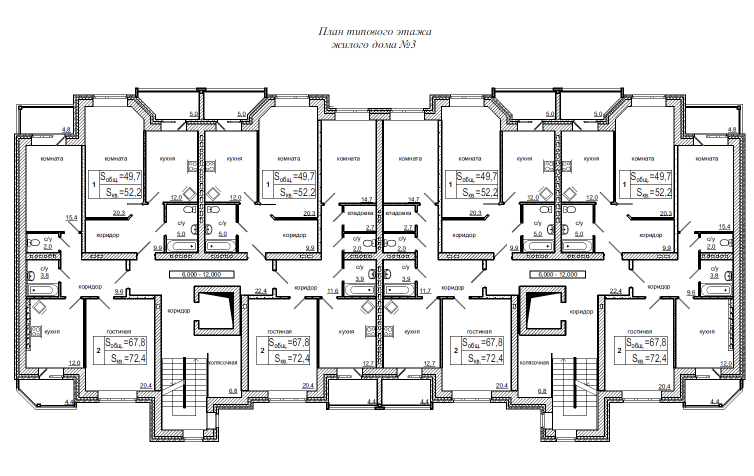
#> input picture media/images/1.png, 1508 x 951 px, found by its file name (shown at 1/2 size)
$ python make-graph-morphology.py
#> lines starting #> are read from the running program, lines starting #| are printed output that depends on the picture; after the words box and inside, x2 and y2 are one past the last pixel; in counts of white or black regions, pixels touching at a corner belong together
#> further down, img_col is the input picture: shape (951, 1508, 3); mean B, G, R 228.7, 228.6, 228.6
### floorplan/logic/graph.py
class Vertice:
    def __init__(self, id, x, y):
        self.id = id
        self.x = x
        self.y = y
        self.active = True


class Edge:
    def __init__(self, from_id, to_id):
        self.from_id = from_id
        self.to_id = to_id


class Graph:
    def __init__(self, vertices):
        self.vertices = vertices
        self.edges = list()

    def add_edge(self, from_id, to_id):
        self.edges.append(Edge(from_id, to_id))

### floorplan/logic/make-graph-morphology.py
#!/bin/python3

from __future__ import print_function
import cv2
import numpy as np
import argparse
import imutils
from graph import *
import math
import numpy as np

from skimage import morphology


# [30 lines left out: function image_resize, not called in this run]


def create_walls_img(src_img):
    img = src_img

    img = cv2.bitwise_not(img)

    kernel = np.ones((5, 5), np.uint8)

    (thresh, img) = cv2.threshold(img, 128, 255, cv2.THRESH_BINARY | cv2.THRESH_OTSU)
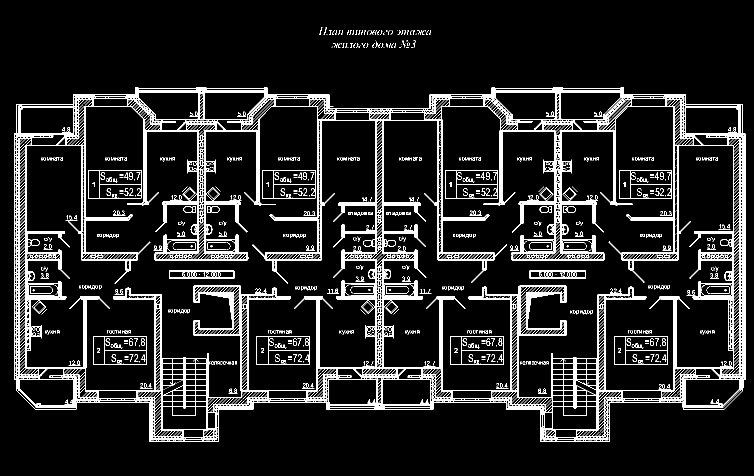
#> img: shape (951, 1508) (shown at 1/2 size); 10.2% white; 1067 white regions (804 under 20 px), largest, box (x1, y1, x2, y2) and area: (28, 175, 1491, 884) 126075, (338, 541, 469, 557) 571, (176, 340, 283, 397) 501
#> thresh = 120

    # kernel = np.ones((7,7),np.uint8)
    # kernel = np.array([[5, -5, 5], [-5, 20, -5], [5, -5, 5]], np.uint8)

    img = cv2.morphologyEx(img, cv2.MORPH_OPEN, kernel)
#> img: shape (951, 1508); 1.1% white; 53 white regions, largest, box (x1, y1, x2, y2) and area: (166, 597, 173, 737) 979, (633, 592, 644, 737) 875, (513, 260, 519, 404) 864

    kernel = np.ones((5, 5), np.uint8)
    img = cv2.dilate(img, kernel, iterations=1)
#> img: shape (951, 1508); 1.9% white; 48 white regions, largest, box (x1, y1, x2, y2) and area: (158, 591, 175, 739) 1649, (631, 590, 646, 739) 1515, (511, 258, 521, 406) 1480

    imglab = morphology.label(img)
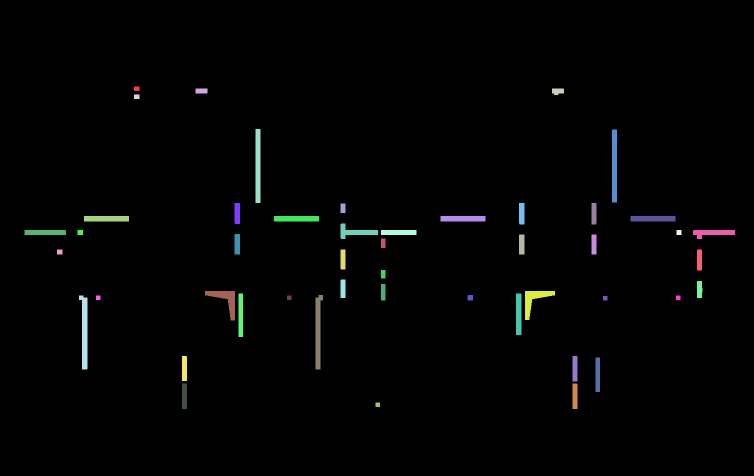
#> imglab: shape (951, 1508) int64 (shown at 1/2 size); 49 distinct labels, from 0 to 48; one colour per label, 0 black
    cleaned = morphology.remove_small_objects(imglab, min_size=256, connectivity=2)
#> cleaned: shape (951, 1508) int64; 34 distinct labels, from 0 to 47

    img3 = np.zeros((cleaned.shape))  # create array of size cleaned
    img3[cleaned > 0] = 255
    img3 = np.uint8(img3)

    return img3


def draw_graph(img, g, color):
    for i in range(len(g.vertices)):
        if (g.vertices[i].active == True):
            cv2.circle(img, (g.vertices[i].x, g.vertices[i].y), 3, color, -1, 8)

    for edge in g.edges:
        cv2.line(img,
                 (g.vertices[edge.from_id].x, g.vertices[edge.from_id].y),
                 (g.vertices[edge.to_id].x, g.vertices[edge.to_id].y),
                 color,
                 1,
                 8)


def connect_graph(g, max_dist):
    for i in range(0, len(g.vertices)):
        for j in range(0, len(g.vertices)):
            x1 = g.vertices[i].x
            y1 = g.vertices[i].y
            x2 = g.vertices[j].x
            y2 = g.vertices[j].y

            # print(math.sqrt((x1 - x2)**2 + (y1 - y2)**2))
            if (math.sqrt((x1 - x2) ** 2 + (y1 - y2) ** 2) < max_dist):
                g.add_edge(i, j)


def pixel_crosses_line(img, x1, y1, x2, y2):
    dx = abs(x1 - x2)
    dy = abs(y1 - y2)
    img_height = img.shape[0]
    img_width = img.shape[1]
    t_space = np.linspace(0.0, 1.0, num=2 * max(dx, dy))  # Just in case

    for t in t_space:
        x = t * (x2 - x1) + x1
        y = t * (y2 - y1) + y1
        # print(int(x), int(y))
        # print(img[int(y), int(x)])

        if (round(x) < img_width and round(y) < img_height and img[int(round(y)), int(round(x))] != 0):
            return True

    return False


def cut_off_edges(img, g):
    new_edges = list()

    for edge in g.edges:
        x1 = g.vertices[edge.from_id].x
        y1 = g.vertices[edge.from_id].y
        x2 = g.vertices[edge.to_id].x
        y2 = g.vertices[edge.to_id].y

        if (pixel_crosses_line(img, x1, y1, x2, y2) == False):
            new_edges.append(Edge(edge.from_id, edge.to_id))
            # pass

    g.edges = new_edges


class Point:
    def __init__(self, x, y):
        self.x = x
        self.y = y


def ccw(A, B, C):
    return (C.y - A.y) * (B.x - A.x) > (B.y - A.y) * (C.x - A.x)


def line_segs_intersect(A, B, C, D):
    return ccw(A, C, D) != ccw(B, C, D) and ccw(A, B, C) != ccw(A, B, D)


# [20 lines left out: functions edge_crosses_line, cut_off_edged_with_lines, not called in this run]


def is_vert_free(vert_id, g):
    for edge in g.edges:

        # print(edge.from_id, edge.to_id)
        if (edge.from_id != edge.to_id and (edge.from_id == vert_id or edge.to_id == vert_id)):
            return False

    return True


def remove_free_vertices(g):
    for i in range(len(g.vertices)):
        if (is_vert_free(i, g)):
            # print (1)
            g.vertices[i].active = False

    return g


img = cv2.imread('../res/scaled/1.png', cv2.IMREAD_GRAYSCALE)
img_col = cv2.imread('../res/scaled/1.png', cv2.IMREAD_COLOR)

# img = image_resize(img, width=1200)
# img_col = image_resize(img_col, width=1200)

walls_img = create_walls_img(img)
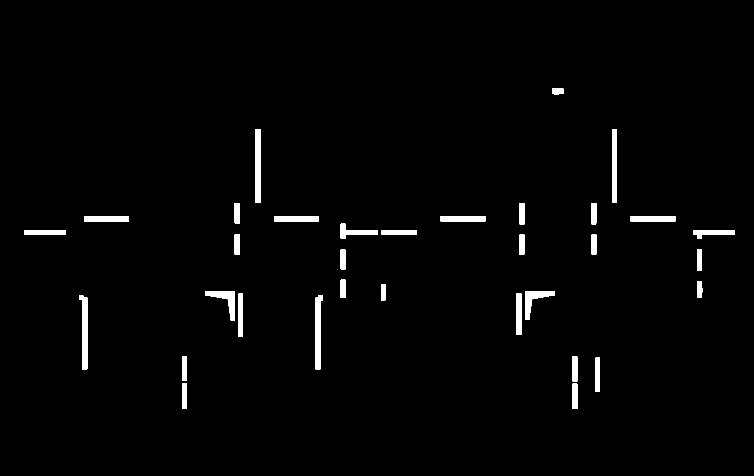
#> walls_img: shape (951, 1508) (shown at 1/2 size); 1.8% white; 33 white regions, largest, box (x1, y1, x2, y2) and area: (158, 591, 175, 739) 1649, (631, 590, 646, 739) 1515, (511, 258, 521, 406) 1480

img_height = walls_img.shape[0]
#> img_height = 951
img_width = walls_img.shape[1]
#> img_width = 1508

verts = list()

scale = 50
c = 0
for i in range(0, img_height, scale):
    for j in range(0, img_width, scale):
        x = j + scale // 4
        y = i + scale // 4
        verts.append(Vertice(c, x, y))
        c += 1

graph = Graph(verts)

# graph.add_edge(0, 160)
connect_graph(graph, 100)
cut_off_edges(walls_img, graph)
graph = remove_free_vertices(graph)

draw_graph(walls_img, graph, 255)
#> after the loop in draw_graph, `for i in range(len(g.vertices)):`:
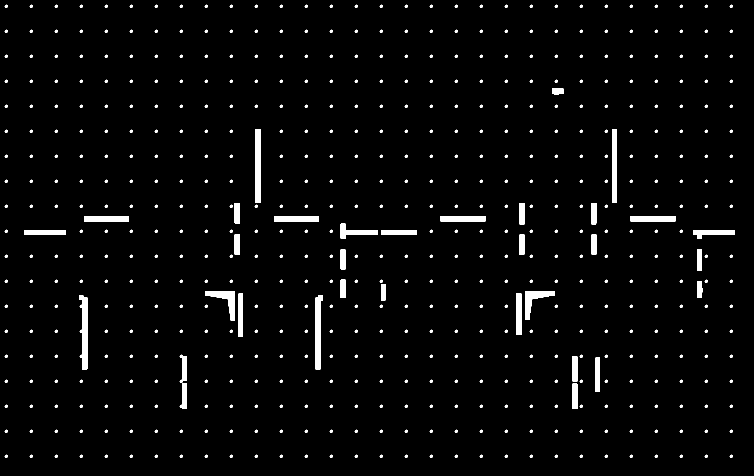
#> img: shape (951, 1508) (shown at 1/2 size); 2.9% white; 585 white regions, largest, box (x1, y1, x2, y2) and area: (158, 591, 175, 739) 1718, (631, 590, 646, 739) 1515, (511, 258, 521, 406) 1480
#> after the loop in draw_graph, `for edge in g.edges:`:
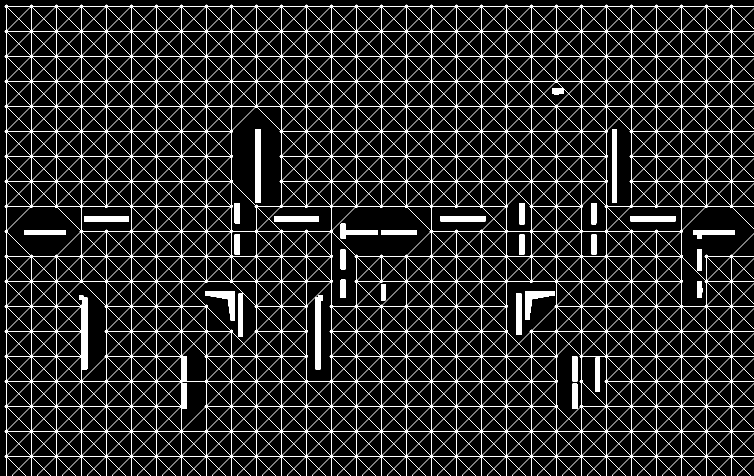
#> img: shape (951, 1508) (shown at 1/2 size); 9.2% white; 28 white regions, largest, box (x1, y1, x2, y2) and area: (9, 9, 1508, 951) 111528, (511, 258, 521, 406) 1480, (1224, 259, 1234, 405) 1460
draw_graph(img_col, graph, (0, 0, 255))
#> call 2 of draw_graph, with color = (0, 0, 255)
#> after the loop in draw_graph (call 2), `for i in range(len(g.vertices)):`:
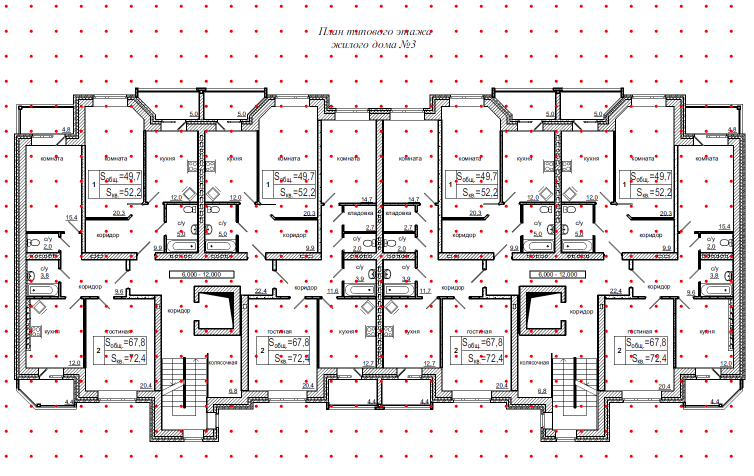
#> img: shape (951, 1508, 3) (shown at 1/2 size); mean B, G, R 226.1, 226, 228.9
#> after the loop in draw_graph (call 2), `for edge in g.edges:`:
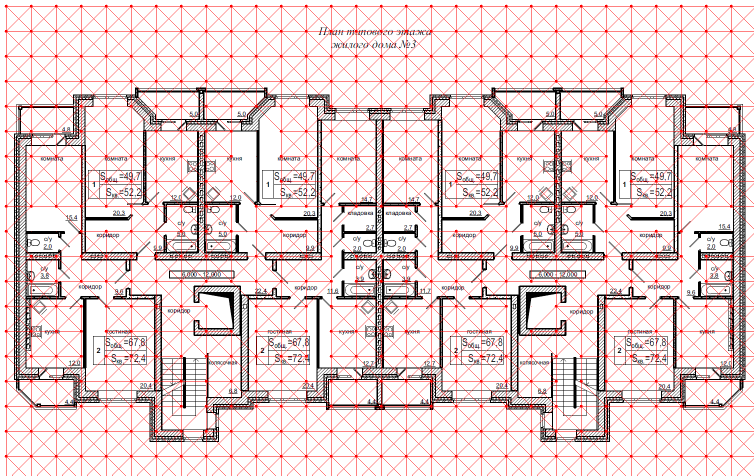
#> img: shape (951, 1508, 3) (shown at 1/2 size); 6.29% of pixels changed, all inside (x1, y1, x2, y2) = (12, 12, 1508, 951)

# cv2.imshow('Good Matches & Object detection', cv2.resize(img, (1000, 800)))
cv2.imshow('Initial', img)
cv2.imshow('Initial Colored', img_col)
cv2.imshow('Cleaned', walls_img)
cv2.waitKey()
